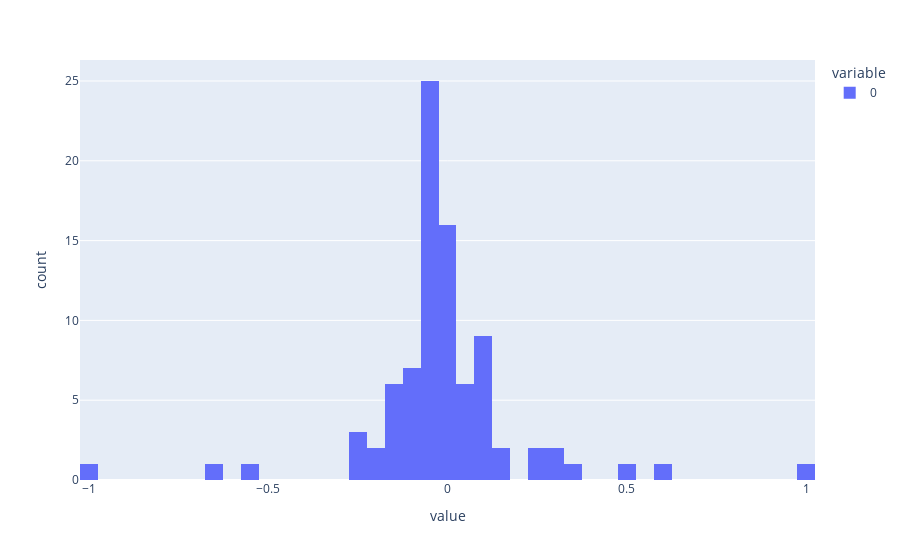

Notebook code for this chart:
### Code cell
import plotly.express as px

scaler_corr = MinMaxScaler(feature_range=(-1, 1)) 

# Here we use a column with categorical data
fig = px.histogram(scaler_corr.fit_transform(df_eval['y*yhat_chage'].to_numpy().reshape(-1, 1)), nbins=60)
fig.show()

### Figure 1 — Plotly figure (JSON) as saved in the notebook; plotly's stock layout.template omitted (floating-point values rounded to 4 significant figures)
{"data": [{"alignmentgroup": "True", "bingroup": "x", "hovertemplate": "variable=0<br>value=%{x}<br>count=%{y}<extra></extra>", "legendgroup": "0", "marker": {"color": "#636efa", "pattern": {"shape": ""}}, "name": "0", "nbinsx": 60, "offsetgroup": "0", "orientation": "v", "showlegend": true, "type": "histogram", "x": [null, -0.02472, -0.2415, -0.1069, -0.006927, 0.09334, 0.2459, -0.05213, -0.008843, 0.1128, -0.02853, -0.03918, -0.1216, -0.0397, -0.037, 0.1162, -0.03157, 0.05331, -0.1107, 0.09762, -0.02738, 0.1024, -0.04825, -0.01761, 0.003892, -0.02738, 0.02775, -0.03699, -0.03038, -0.1127, -0.02738, -0.1418, 0.07959, -0.009152, -0.06696, 0.5936, 1.0, -0.5459, 0.4941, -0.6296, 0.2616, -0.2058, -0.02738, 0.1222, -0.06092, 0.05925, 0.3203, 0.289, -0.09584, -1, 0.04179, -0.2378, 0.3325, 0.133, 0.08608, -0.1985, 0.1267, -0.07775, -0.02738, -0.0001643, 0.0443, -0.05188, 0.003843, -0.02738, -0.2748, -0.1312, -0.05387, -0.00957, -0.05999, 0.04182, -0.05112, -0.1508, 0.01467, -0.06615, -0.1385, -0.001498, -0.002677, -0.1685, 0.1082, -0.02738, -0.02058, 0.01128, -0.1352, -0.04892, -0.005089, -0.04657, -0.1122, 0.001399], "xaxis": "x", "yaxis": "y"}], "layout": {"barmode": "relative", "legend": {"title": {"text": "variable"}, "tracegroupgap": 0}, "margin": {"t": 60}, "xaxis": {"anchor": "y", "domain": [0, 1], "title": {"text": "value"}}, "yaxis": {"anchor": "x", "domain": [0, 1], "title": {"text": "count"}}}}
